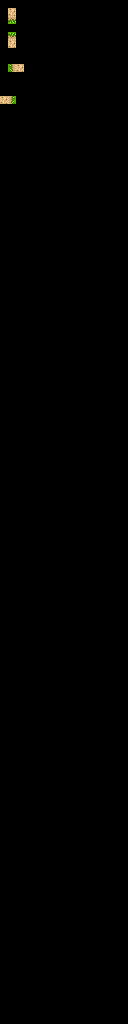

Rendered tile map (Tiled .tmx) drawn with the repository's tilesets; below, a short description and the map source with its tile grids summarised:
An orthogonal 16x128 tile map with 8x8 px tiles, 3 tile layers (regions, input1_automapping-input, output_automapping-output), 2 tilesets.

<map version="1.2" tiledversion="1.2.4" orientation="orthogonal" renderorder="left-up" width="16" height="128" tilewidth="8" tileheight="8" infinite="0" nextlayerid="4" nextobjectid="1">
 <tileset firstgid="1" source="../tilesets/overworld-tileset.tsx" />
 <tileset firstgid="641" source="../tilesets/overworld-automapping-input_tiles.tsx" />
 <layer id="1" name="regions" width="16" height="128">
  <data>[2048 cells, 8 non-empty, 1 distinct tile ids]</data>
 </layer>
 <layer id="2" name="input1_automapping-input" width="16" height="128">
  <data>[2048 cells, 8 non-empty, 2 distinct tile ids]</data>
 </layer>
 <layer id="3" name="output_automapping-output" width="16" height="128">
  <data>[2048 cells, 4 non-empty, 2 distinct tile ids]</data>
 </layer>
</map>
